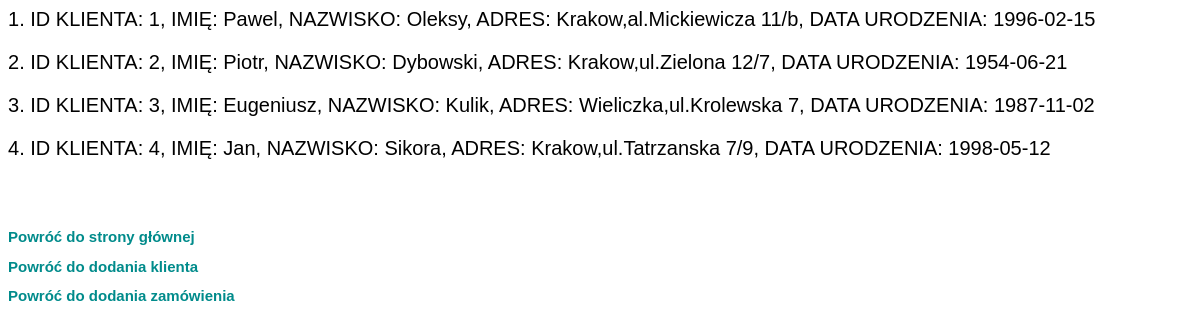
The app's page /bazak.php with its own data.
### tables this page shows
Create table KLIENCI (
	ID_KLIENT Int NOT NULL,
	IMIE Char(20),
	NAZWISKO Char(20),
	ADRES Char(60),
	DATA_UR Date,
	UNIQUE (ID_KLIENT),
 Primary Key (ID_KLIENT));

### bazak.php (the view, shortened to what this page needs)
<?php
    require_once "connect.php";
    $wszystko=true;
        try
        {
            $polaczenie = new mysqli($host, $dbuser, $dbpassword, $dbname);
            if ($polaczenie->connect_errno!=0)
                {
                    throw new Exeption(mysqli_connect_errno());
                }
            else
            {
                if ($wszystko==true)
                {
                    if ($z=$polaczenie->query("SELECT * FROM klienci"))
                    {
                        $i=1;
                        while ($r = $z->fetch_array())
                        {
                            echo "<div><p>".$i.". ID KLIENTA: ".$r[0].", IMIĘ: ".$r[1].", NAZWISKO: ".$r[2].", ADRES: ".$r[3].", DATA URODZENIA: ".$r[4]."</p></div>";
                            $i=$i+1;
                        }
                     }
                    else
                    {
                        throw new Exception($polaczenie->error);
                    }
                }
            }
        }
        catch(Exeption $e)
        {
            echo '<span style="color:red;">Błąd serwera! Przepraszamy.</span>';
            echo '<br/>Informacja developerska: '.$e;
        }
?>
<!DOCTYPE html>
<html lang="pl">
<head>
</head>
<body>
    <br /> <br />
    <a href="index.php">
        <h2>Powróć do strony głównej<h2></h2>
    </a>
    <a href="klient.php">
        <h2>Powróć do dodania klienta</h2>
    </a>
    <a href="zamowienie.php">
        <h2>Powróć do dodania zamówienia</h2>
    </a>
</body>
</html>

### bazak.php (style rules this page uses)
p { font-size: 20px; font-family: sans-serif; }
a { color: darkcyan; font-size: 10px; text-decoration: none; font-family: sans-serif; }

### records on screen
klienci: ID_KLIENT "1", IMIE "Pawel", NAZWISKO "Oleksy", ADRES "Krakow,al.Mickiewicza 11/b", DATA_UR "1996-02-15"
klienci: ID_KLIENT "2", IMIE "Piotr", NAZWISKO "Dybowski", ADRES "Krakow,ul.Zielona 12/7", DATA_UR "1954-06-21"
klienci: ID_KLIENT "3", IMIE "Eugeniusz", NAZWISKO "Kulik", ADRES "Wieliczka,ul.Krolewska 7", DATA_UR "1987-11-02"
klienci: ID_KLIENT "4", IMIE "Jan", NAZWISKO "Sikora", ADRES "Krakow,ul.Tatrzanska 7/9", DATA_UR "1998-05-12"
